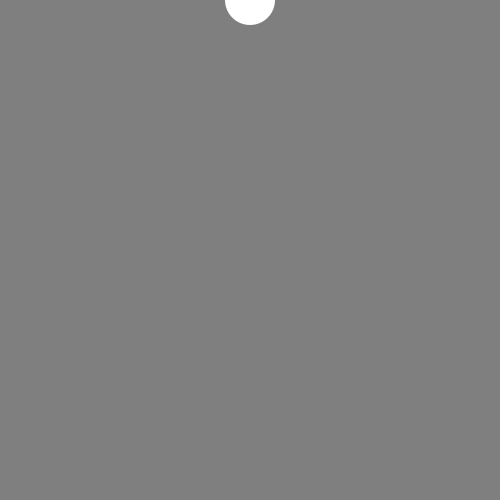
Frame 1 (no input)
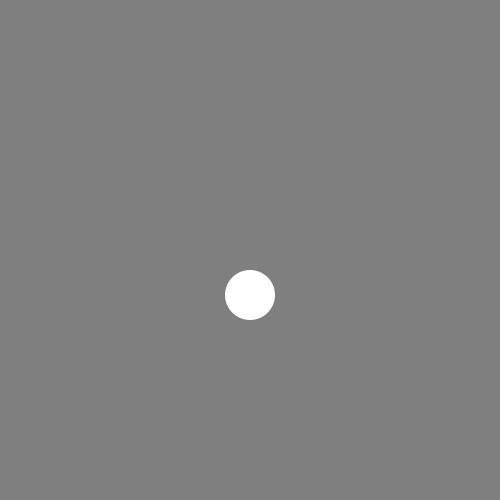
Frame 60 (the mouse pressed at the canvas centre just before this capture)
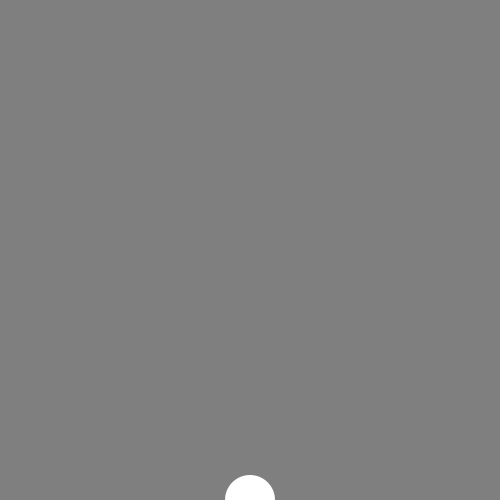
Frame 120 (the mouse held since frame 60 and released just before this capture)

The Processing sketch that drew these frames (run headless with seeded random() and noise(); from frame 60 on, the mouse is pressed at the canvas centre):

// Processing sketch: code09_07
// ── code09_07.pde
float y;

 void setup(){
   size(500, 500);
   y = 0;
}

void draw(){
  reset();
  fill(255);
  ellipse(250, y, 50, 50);
  y = y + 5;
  if(y > 500){ //円がウィンドウの下端まできたら
    y = y-5;
  }
}

void reset(){
  fill(127);
  noStroke();
  rect(0, 0, width, height);
}
